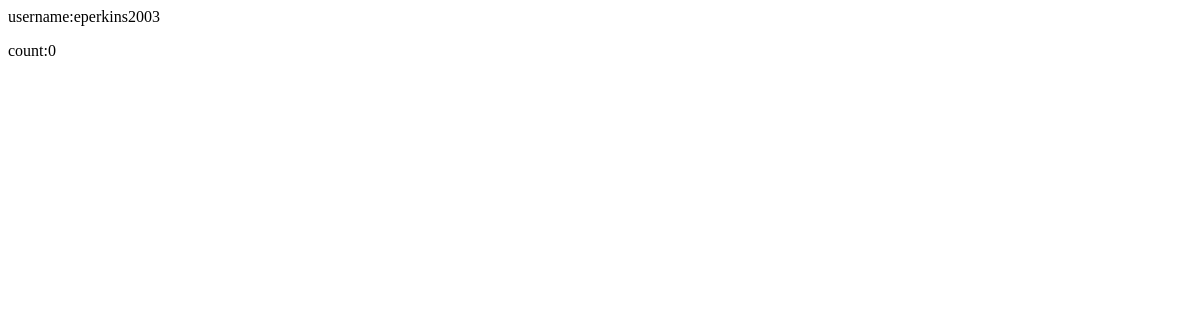
/dashboard/profile/ (signed in), run on an earlier commit of the app's database.
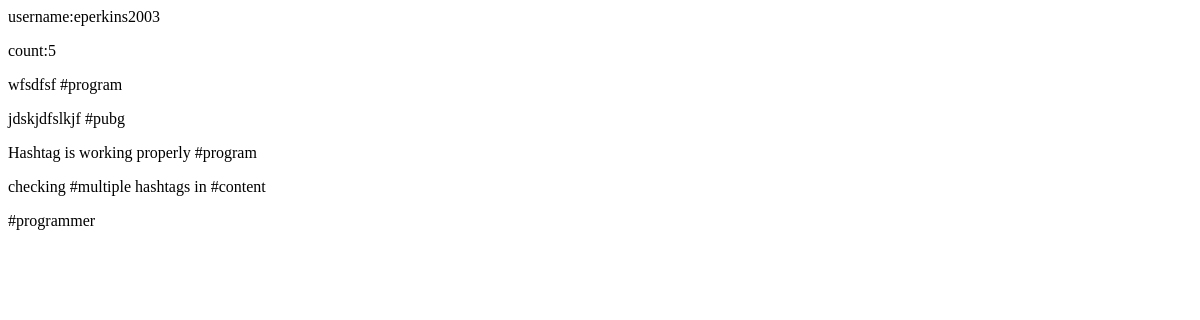
And on a later commit of the database.
### main/models.py (models this page shows, shortened)
class TrendingMessage(models.Model):
    user=models.ForeignKey(User,null=True,on_delete=models.CASCADE)
    content=models.TextField()
    image=models.ImageField(null=True,blank=True,upload_to="images/")
    likes=models.IntegerField(null=True,default=0)
    userLiked=models.ManyToManyField(User,related_name='user_like')
    view_count=models.IntegerField(null=True,default=0)
    viewed=models.ManyToManyField(User,related_name='viewed')
    hashtags=models.ManyToManyField('Hashtag')
    date_added = models.DateTimeField(auto_now_add=True,null=True)
    parent_message = models.ForeignKey('self', null=True, blank=True, on_delete=models.CASCADE, related_name='replies')
    class Meta:
        ordering = ('-date_added',)

### main/views.py (the view)
# urls.py: path("dashboard/profile/",views.dashboard,name="dashboard"),
def dashboard(request):
    user = request.user
    trendingmessages = TrendingMessage.objects.filter(
        user=user, parent_message=None
    ).order_by("date_added")
    trendingmessagescount = len(trendingmessages)
    return render(
        request,
        "main/dashboard.html",
        {
            "user":user,
            "trendingmessagescount": trendingmessagescount,
            "trendingmessages": trendingmessages,
        },
    )

### main/templates/main/dashboard.html
<p>username:{{user.username}}</p>
<p>count:{{trendingmessagescount}}</p>
{% for m in trendingmessages %}
<p>{{m.content}}</p>
{% endfor %}

What changed in the data, as far as the page shows it:
added TrendingMessage: content "wfsdfsf #program"
added TrendingMessage: content "jdskjdfslkjf #pubg"
added TrendingMessage: content "Hashtag is working properly #program"
added TrendingMessage: content "checking #multiple hashtags in #content"
added TrendingMessage: content "#programmer"
Also different on the page:
{{ trendingmessagescount }}: "0" → "5"
